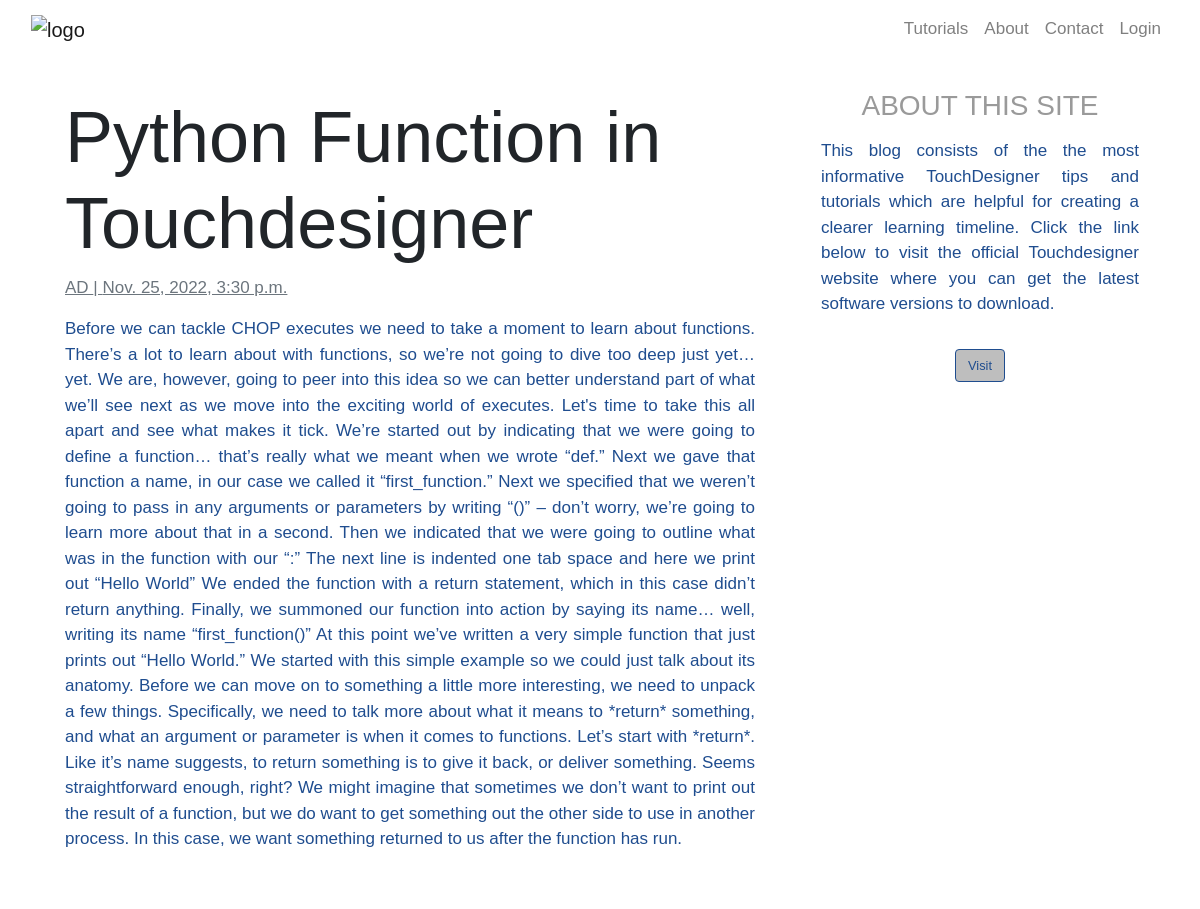
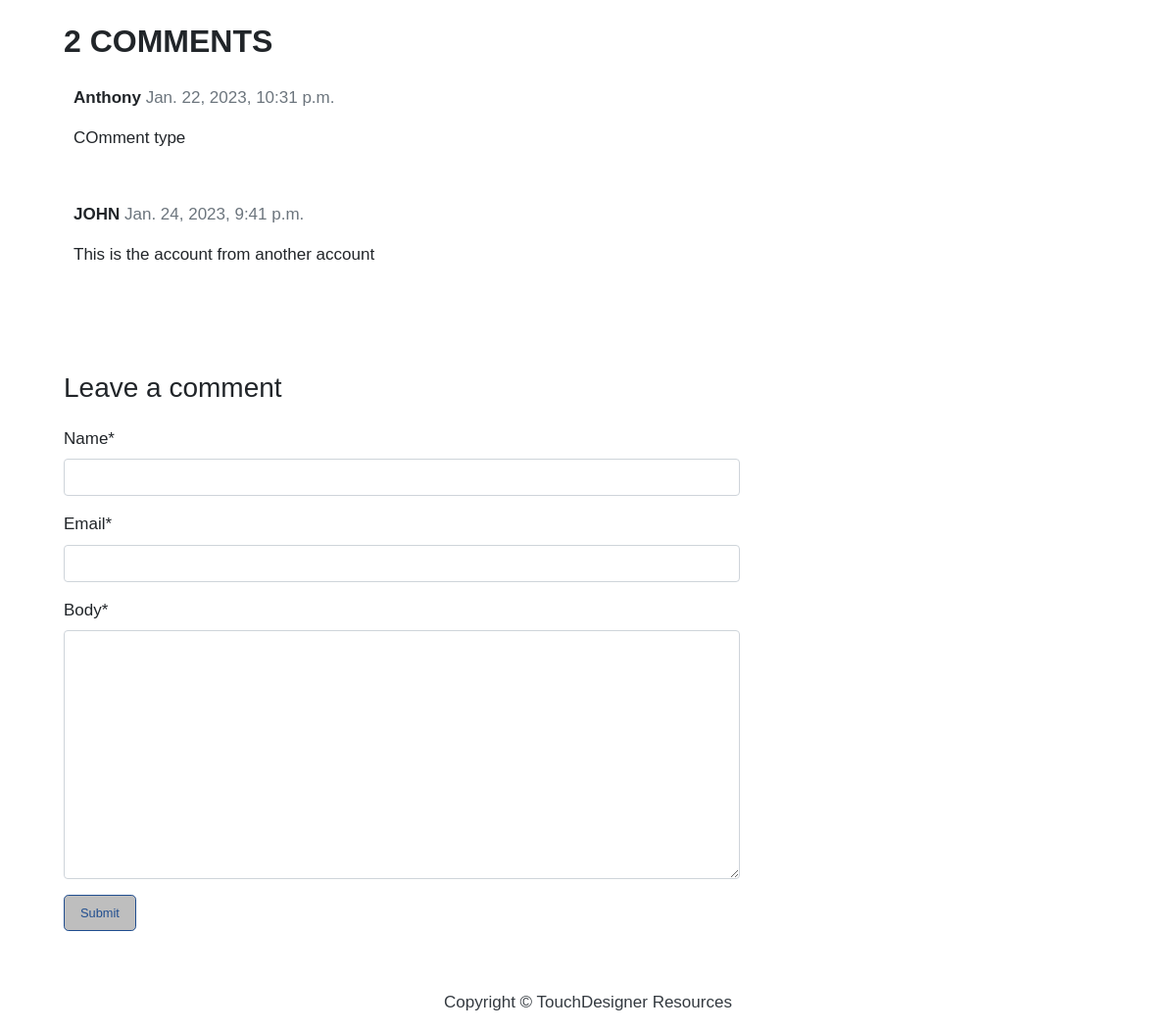
/python-function-in-touchdesigner/, run on the app's committed database (2 pictures, top to bottom).
### blog/models.py (models this page shows, shortened)
class Post(models.Model):
    title = models.CharField(max_length=200, unique=True)
    slug = models.SlugField(max_length=200, unique=True)
    author = models.ForeignKey(User, on_delete= models.CASCADE,related_name='blog_posts')
    updated_on = models.DateTimeField(auto_now= True)
    content = models.TextField()
    created_on = models.DateTimeField(auto_now_add=True)
    status = models.IntegerField(choices=STATUS, default=0)
    image = models.ImageField(upload_to='images/')
    class Meta:
        ordering = ['-created_on']

class Comment(models.Model):
    post = models.ForeignKey(Post,on_delete=models.CASCADE,related_name='comments')
    name = models.CharField(max_length=80)
    email = models.EmailField()
    body = models.TextField()
    created_on = models.DateTimeField(auto_now_add=True)
    active = models.BooleanField(default=True)
    class Meta:
        ordering = ['created_on']

### blog/views.py (the view, shortened to what this page needs)
# urls.py: path('<slug:slug>/', views.PostDetailView.as_view(), name='post_detail')
class PostDetailView(View):
    template_name = 'post_detail.html'
    def get(self, request, slug):
        post = get_object_or_404(Post, slug=slug)
        comments = post.comments.filter(active=True)
        comment_form = CommentForm()
        return render(request, self.template_name, {'post': post, 'comments': comments, 'comment_form': comment_form})

### blog/forms.py
class CommentForm(forms.ModelForm):
    class Meta:
        model = Comment
        fields = ('name', 'email', 'body')

### templates/post_detail.html (shortened to what this page needs)
{% extends 'base.html' %} {% block content %}
{% load crispy_forms_tags %}
<div class="container">
  <div class="row">
    <div class="col-md-8 card mb-4  mt-3 left  top">
      <div class="card-body">
        <h1 class="h1-transformation">{% block title %} {{ post.title }} {% endblock title %}</h1>
        <p class="text-muted underline">{{ post.author }} | {{ post.created_on }}</p>
        <p class="card-text ">{{ post.content | safe }}</p>
      </div>
    </div>
    {% block sidebar %} {% include 'sidebar.html' %} {% endblock sidebar %}
    <div class="col-md-8 card mb-4  mt-3 ">
      <div class="card-body">
        {% with comments.count as total_comments %}
        <h2>{{ total_comments }} comments</h2>
          {% endwith %} {% for comment in comments %}
        <div class="comments" style="padding: 10px;">
          <p class="font-weight-bold">
            {{ comment.name }}
            <span class=" text-muted font-weight-normal">
              {{ comment.created_on }}
            </span>
          </p>
          {{ comment.body | linebreaks }}
        </div>
        {% endfor %}
      </div>
    </div>
    <div class="col-md-8 card mb-4  mt-3 ">
      <div class="card-body">
        {% if new_comment %}
        <div class="alert alert-success" role="alert">
          Your comment is awaiting moderation
        </div>
        {% else %}
        <h3>Leave a comment</h3>
        <form method="post" style="margin-top: 1.3em;">
          {{ comment_form | crispy }}
          <button type="submit" class="btn btn-primary  btn-lg">Submit</button>
        </form>
        {% endif %}
      </div>
    </div>
  </div>
</div>
{% endblock content %}

### blog/static/blog/css/style.css (style rules this page uses)
body { font-family: 'Mona-Sans', sans-serif; font-size: 17px; background-color: #fff; }
.card-body h2 { font-family: 'Fakt Pro', sans-serif; text-transform: uppercase; font-weight: bold; margin-bottom: 0; }
.card { border: none; }
.card-text { color: #1f4d8f; text-align: justify; }
.btn { font-size: 0.8rem; color: #1f4d8f; border: solid 1px #1f4d8f; background-color: rgb(190, 190, 190); }
.h1-transformation { font-size: 4.5rem; }
.underline { text-decoration: underline; }

### data on the page
Post: title "Python Function in Touchdesigner", author "AD", created_on "Nov. 25, 2022, 3:30 p.m.", content "Before we can tackle CHOP executes we need to take a moment to learn about functions. There’s a lot to learn about with functions, so we’re not going to dive too deep just yet… yet. We are, however, going to peer into this idea so we can better understand part of what we’ll see next as we move into the exciting world of executes. Let's time to take this all apart and see what makes it tick. We’re started out by indicating that we were going to define a function… that’s really what we meant when we wrote “def.” Next we gave that function a name, in our case we called it “first_function.” Next we specified that we weren’t going to pass in any arguments or parameters by writing “()” – don’t…"
Comment: name "Anthony", created_on "Jan. 22, 2023, 10:31 p.m.", body "COmment type"
Comment: name "JOHN", created_on "Jan. 24, 2023, 9:41 p.m.", body "This is the account from another account"

### other printed values
{{ total_comments }} "2"
